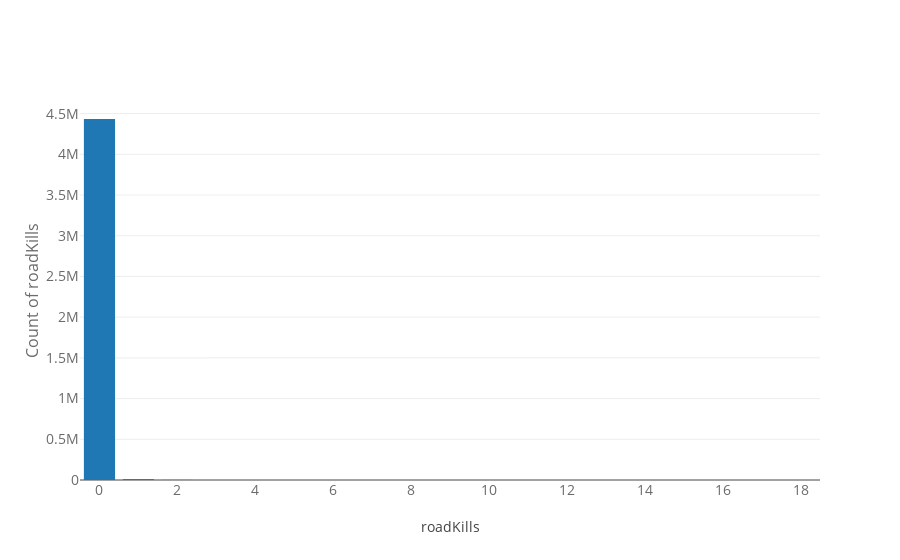

The cell this chart's notebook holds for it:
### Markdown cell above
- roadKills : Number of kills while in a vehicle.

### Code cell
temp = df_train['roadKills'].value_counts().sort_values(ascending=False)

trace = go.Bar(
    x = temp.index,
    y = (temp)
)
data = [trace]
layout = go.Layout(
    title = "",
    xaxis=dict(
        title='roadKills',
        tickfont=dict(
            size=14,
            color='rgb(107, 107, 107)'
        )
    ),
    yaxis=dict(
        title='Count of roadKills',
        titlefont=dict(
            size=16,
            color='rgb(107, 107, 107)'
        ),
        tickfont=dict(
            size=14,
            color='rgb(107, 107, 107)'
        )
)
)
fig = go.Figure(data=data, layout=layout)
py.iplot(fig, filename='schoolStateNames')

### Figure 1 — Plotly figure (JSON) as saved in the notebook; plotly's stock layout.template omitted (floating-point values rounded to 4 significant figures)
{"data": [{"x": [0, 1, 2, 3, 4, 5, 6, 7, 8, 9, 10, 11, 14, 18], "y": [4433970, 11247, 1298, 297, 72, 36, 20, 11, 7, 2, 2, 2, 1, 1], "type": "bar", "uid": "ed5ad5d6-db95-11e8-a172-afa9c0d857b7"}], "layout": {"title": "", "xaxis": {"tickfont": {"color": "rgb(107, 107, 107)", "size": 14}, "title": "roadKills"}, "yaxis": {"tickfont": {"color": "rgb(107, 107, 107)", "size": 14}, "title": "Count of roadKills", "titlefont": {"color": "rgb(107, 107, 107)", "size": 16}}}}
